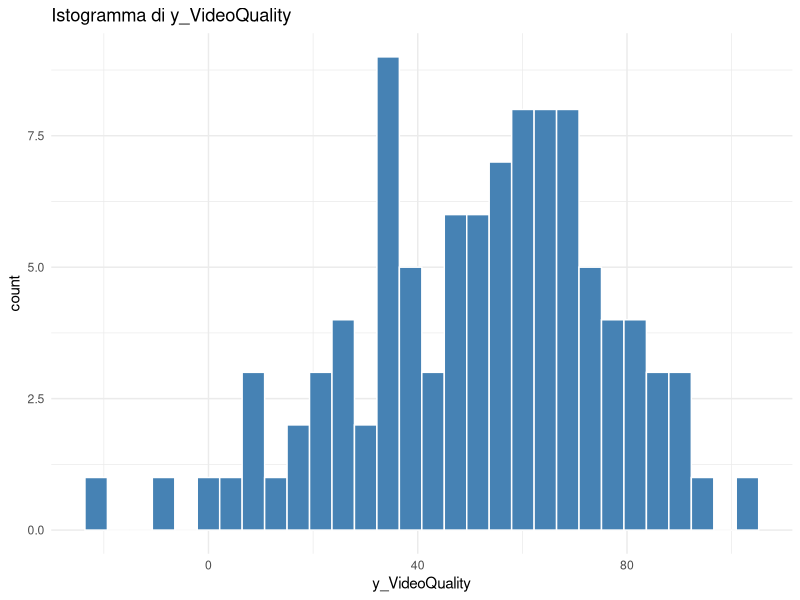
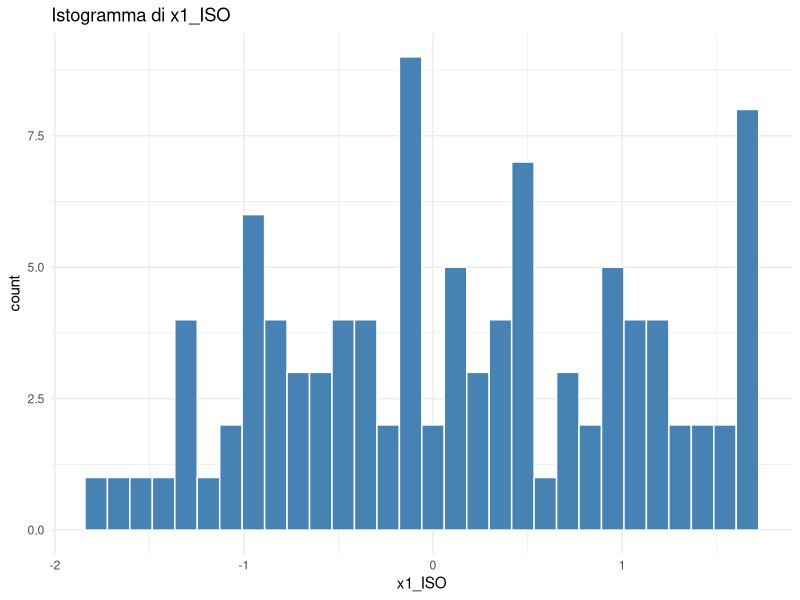
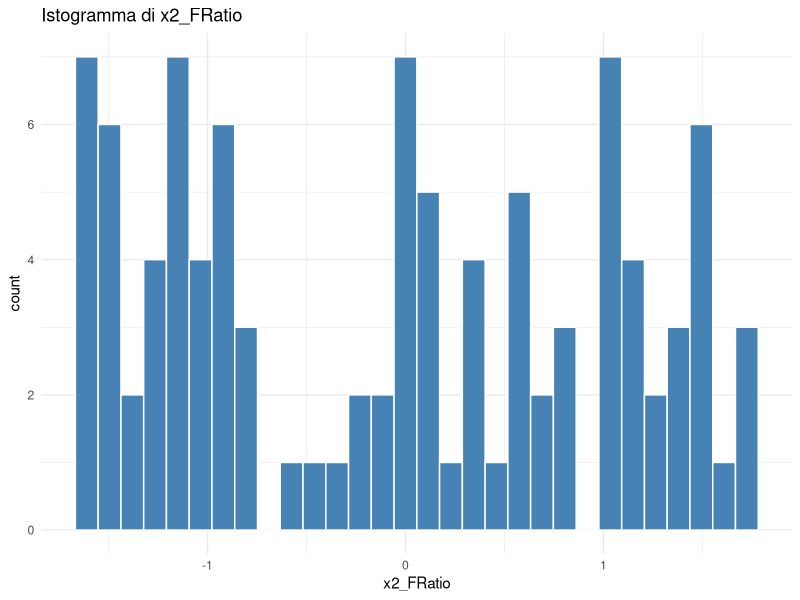
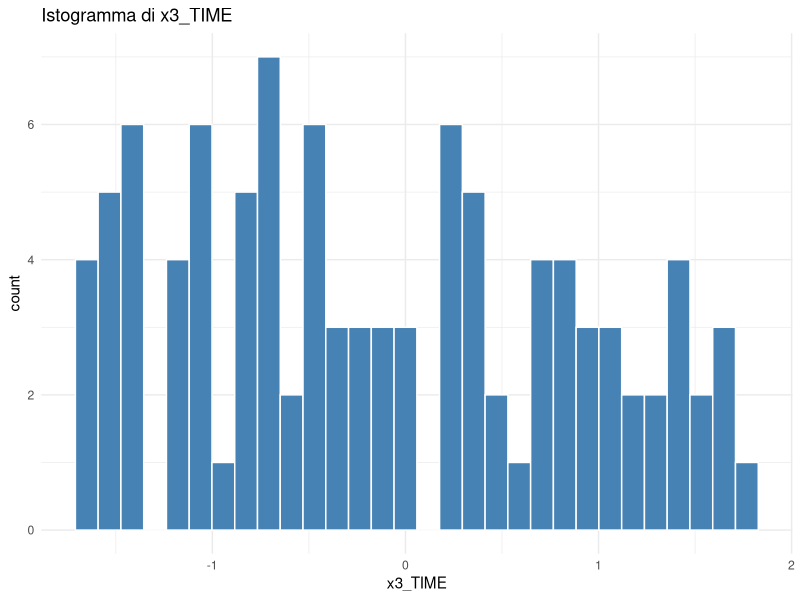
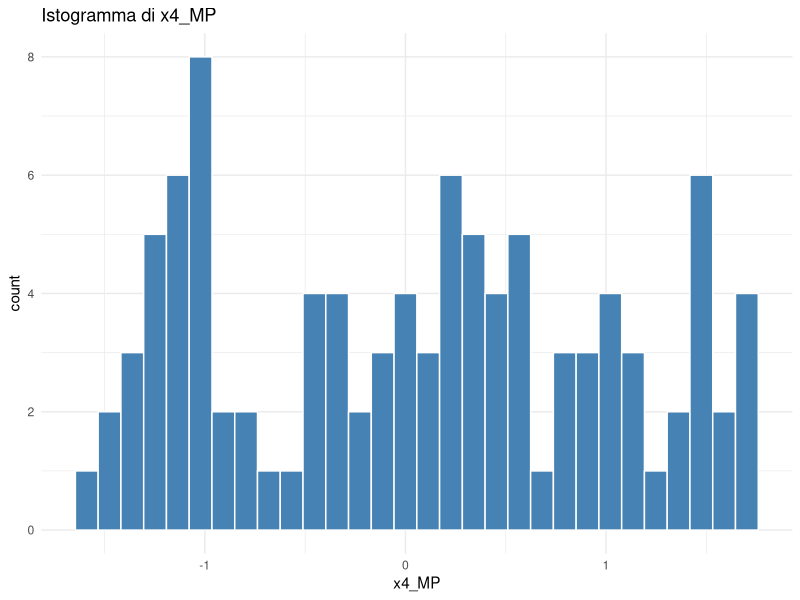
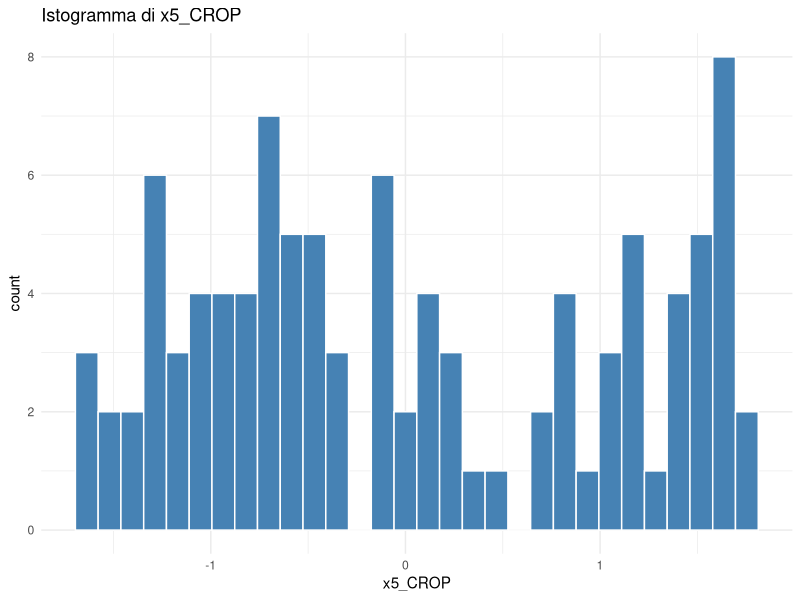
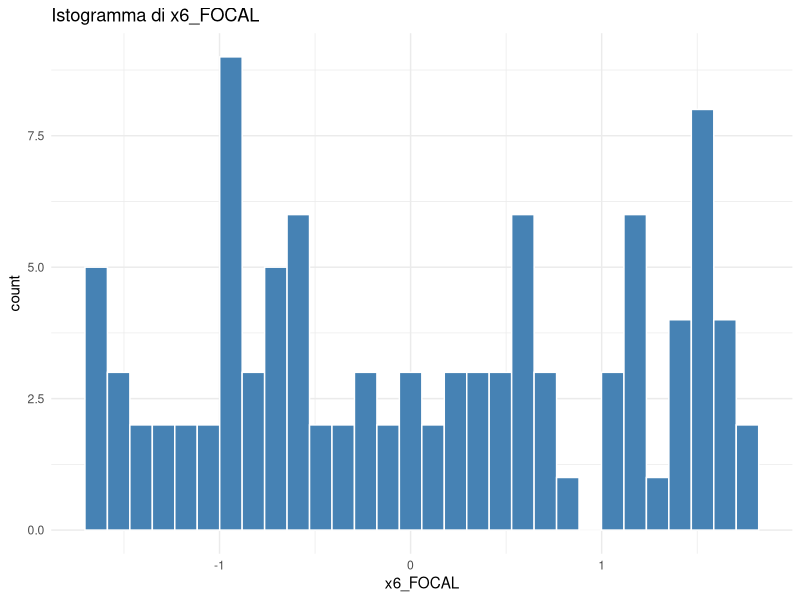
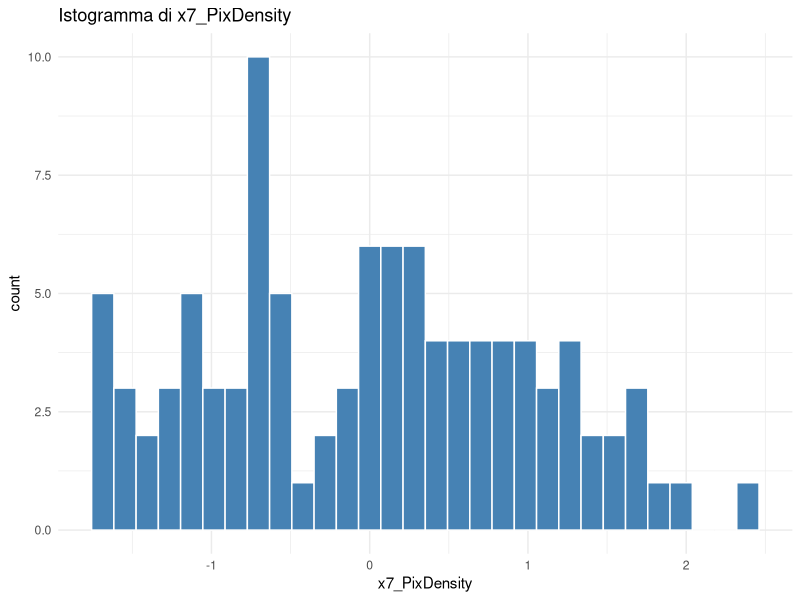

These figures' R source, in order:
# Caricamento pacchetti necessari
library(ggplot2)
library(GGally)     # per ggpairs (FACOLTATIVO)
library(corrplot)   # per visualizzare la matrice di correlazione
library(dplyr)      # per manipolazione dati
library(readr)      # per leggere CSV

# 1. Caricamento del dataset
data <- read_csv("data/DataSet_gruppo13.csv")

# 2. Statistiche descrittive personalizzate
statistiche <- data %>%
  summarise(across(everything(), list(
    media = mean,
    mediana = median,
    dev_std = sd,
    minimo = min,
    massimo = max
  )))

# Trasposizione per migliorarne la leggibilità
print(t(statistiche))

# 3. Istogrammi per ogni variabile
for (var in names(data)) {
  print(
    ggplot(data, aes_string(var)) +
      geom_histogram(bins = 30, fill = "steelblue", color = "white") +
      theme_minimal() +
      labs(title = paste("Istogramma di", var))
  )
}

# 4. Boxplot per ogni variabile
for (var in names(data)) {
  print(
    ggplot(data, aes_string(y = var)) +
      geom_boxplot(fill = "tomato", color = "black") +
      theme_minimal() +
      labs(title = paste("Boxplot di", var), y = var)
  )
}

# 5. Scatter plot: ogni variabile indipendente vs y_VideoQuality
indipendenti <- names(data)[names(data) != "y_VideoQuality"]
for (x in indipendenti) {
  print(
    ggplot(data, aes_string(x = x, y = "y_VideoQuality")) +
      geom_point(color = "darkgreen") +
      geom_smooth(method = "lm", se = FALSE, color = "blue") +
      theme_minimal() +
      labs(title = paste("Scatter plot:", x, "vs y_VideoQuality"))
  )
}

# 6. Matrice di correlazione
cor_matrix <- cor(data)
print(cor_matrix)

# 7. Visualizzazione della matrice di correlazione (heatmap)
corrplot(cor_matrix, method = "color", type = "upper",
         col = colorRampPalette(c("white", "blue"))(100),
         addCoef.col = "black", number.cex = 0.7, tl.col = "black")
